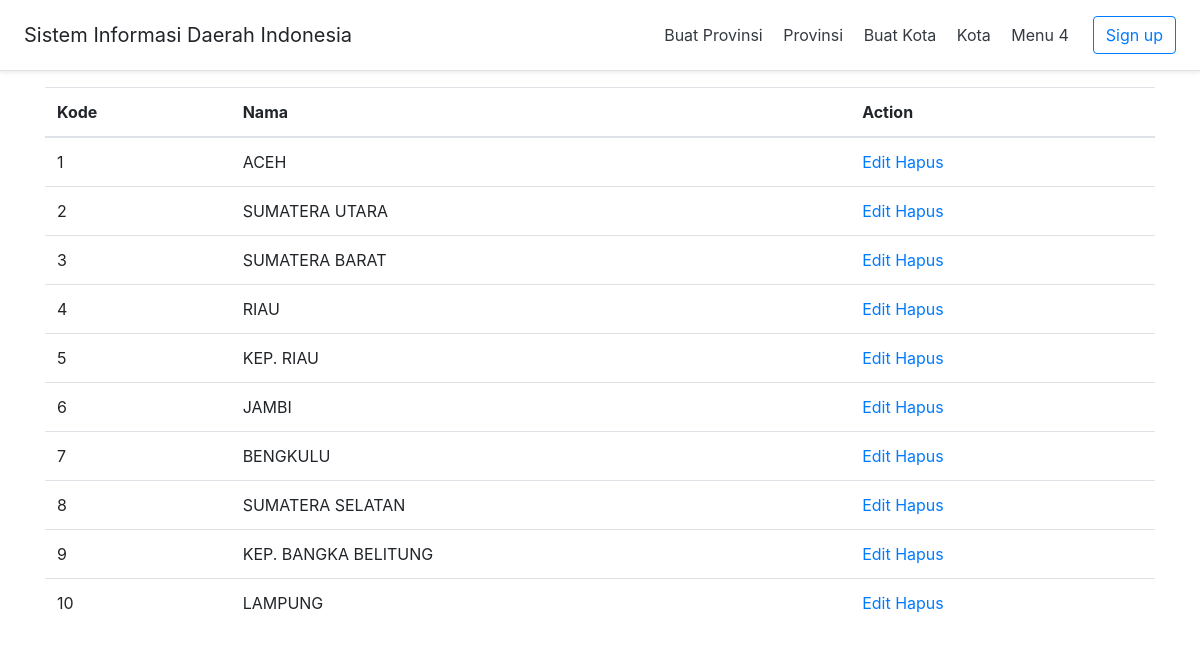
Page /evaluasi/index.php on the committed database.
### tables this page shows
CREATE TABLE `province` (
  `id_prov` int(11) NOT NULL,
  `name` varchar(255) NOT NULL
);

### evaluasi/application/controllers/Provin.php (called while the page is built, shortened)
<?php
class Provin extends CI_Controller {
    function __construct() {
        $this->load->model('Provinsi_model');
    }
	function index()
	{
		$data['provinsiList'] = $this->Provinsi_model->read();
        $this->load->view('header');
        $this->load->view('Provinsi_list', $data);
        $this->load->view('footer');
	}
}

### evaluasi/index.php (called while the page is built, shortened)
<?php
require_once BASEPATH.'core/CodeIgniter.php';

### evaluasi/application/models/Provinsi_model.php (called while the page is built, shortened)
<?php
class Provinsi_model extends CI_Model {
    function read() {
	   $this->db->select('province.*');
       $query = $this->db->get('province');
       if ($query->num_rows() > 0) {
           foreach ($query->result() as $data) {
               $result[] = $data;
           }
           return $result;
       }
    }
}

### evaluasi/application/views/Provinsi_list.php (the view, shortened to what this page needs)
	<table class="table table-hover table-stripped">
     <thead>
		<tr>
			<th> Kode </th>
			<th> Nama </th>
			<th> Action </th>
		</tr>
	</thead>
     <tbody>
	<?php
		foreach($provinsiList as $provinsi)
		{
	?>
		<tr>
			<td> <?=$provinsi->id_prov?> </td>
			<td> <?=$provinsi->name?> </td>
			<td> <a href="Provin/open/<?=$provinsi->id_prov?>">Edit</a>
				 <a href="Provin/delete/<?=$provinsi->id_prov?>" onclick="return confirm('Yakin akan menghapus data ini?')">Hapus</a>
			</td>
		</tr>
	<?php
		}
	?>
	</table>
</body>
</html>

### evaluasi/application/views/header.php (shortened to what this page needs)
<!doctype html>
<html lang="en">
    <head>
        <link href="<?php echo base_url ('asset/bootstrap/css/bootstrap.min.css') ?>" rel="stylesheet">
        <link href="<?php echo base_url ('asset/DataTables/datatables.min.css') ?>" rel="stylesheet">
    </head>
    <body>
        <div class="d-flex flex-column flex-md-row align-items-center p-3 px-md-4 mb-3 bg-white border-bottom shadow-sm">
            <h5 class="my-0 mr-md-auto font-weight-normal">Sistem Informasi Daerah Indonesia</h5>
            <nav class="my-2 my-md-0 mr-md-3">
                <a class="p-2 text-dark" href="<?php echo base_url ('Provin/addNew')?>">Buat Provinsi</a>
                <a class="p-2 text-dark" href="<?php echo base_url('Provin')?>">Provinsi</a>
                <a class="p-2 text-dark" href="<?php echo base_url ('kota/addNew')?>">Buat Kota</a>
                <a class="p-2 text-dark" href="<?php echo base_url('kota/index')?>">Kota</a>
                <a class="p-2 text-dark" href="#">Menu 4</a>
            </nav>
            <a class="btn btn-outline-primary" href="#">Sign up</a>
        </div>
        <div class="container">

### evaluasi/application/views/footer.php (shortened to what this page needs)
    </body>
</html>

### rows in the picture
province: id_prov "1", name "ACEH"
province: id_prov "2", name "SUMATERA UTARA"
province: id_prov "3", name "SUMATERA BARAT"
province: id_prov "4", name "RIAU"
province: id_prov "5", name "KEP. RIAU"
province: id_prov "6", name "JAMBI"
province: id_prov "7", name "BENGKULU"
province: id_prov "8", name "SUMATERA SELATAN"
province: id_prov "9", name "KEP. BANGKA BELITUNG"
province: id_prov "10", name "LAMPUNG"
